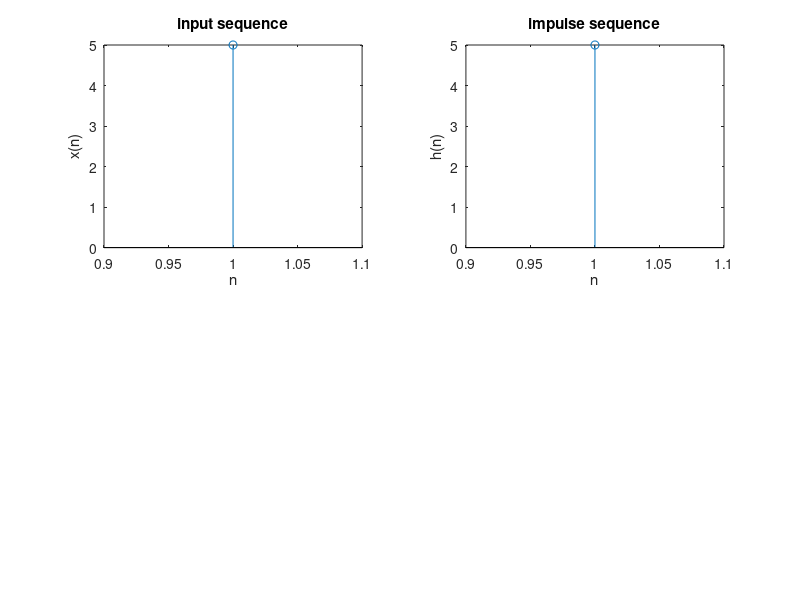

The MATLAB script that drew this image: (Note: this script raises an error after producing the figure.)
clc;
close all;
clear all;
% two input sequences
x=input('enter input sequence');
h=input('enter the impulse suquence');
subplot(2,2,1);
stem(x);
xlabel('n');
ylabel('x(n)');
title('input sequence');
subplot(2,2,2);
stem(h);
xlabel('n');
ylabel('h(n)');
title('impulse sequence');
% cross correlation between two sequence
y=xcorr(x,h);
subplot(2,2,3);
stem(y);
xlabel('n');
ylabel('y(n)');
title(' cross correlation between two sequences ');
% auto correlation of input sequence
z=xcorr(x,x);
subplot(2,2,4);
stem(z);
xlabel('n');
ylabel('z(n)');
title('auto correlation of input sequence');

#INPUT:
#enter input sequence [1 2 5 7]
#enter the impulse sequence [2 6 0 5 3]
